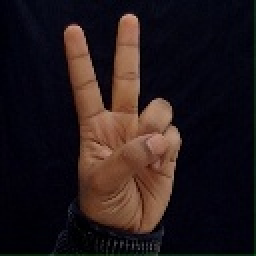
#> input picture backend/Input/2.jpg, 128 x 128 px (shown 2 times larger); its folder holds only this picture in this run
$ python gif_generator.py
#> lines starting #> are read from the running program, lines starting #| are printed output that depends on the picture
from PIL import Image, ImageEnhance
import imageio
import numpy as np
import os

INPUT_FOLDER = "Input"
OUTPUT_FOLDER = "../frontend/public/signs"

os.makedirs(OUTPUT_FOLDER, exist_ok=True)

def create_gif(image_path, output_path):
#> called with image_path = 'Input/2.jpg', output_path = '../frontend/public/signs/2.gif'
    img = Image.open(image_path).convert("RGBA")
    frames = []
    num_frames = 20

    for i in range(num_frames):
        frame = img.copy()

        # 🔥 Zoom effect
        scale = 1 + 0.05 * np.sin(i / 3)
        new_size = (
            int(frame.width * scale),
            int(frame.height * scale)
        )
        frame = frame.resize(new_size)

        # Center align
        canvas = Image.new("RGBA", img.size, (255, 255, 255, 0))
        x = (canvas.width - frame.width) // 2
        y = (canvas.height - frame.height) // 2
        canvas.paste(frame, (x, y), frame)
        frame = canvas

        # 🔥 Rotation
        angle = 2 * np.sin(i / 4)
        frame = frame.rotate(angle)

        # 🔥 Brightness
        enhancer = ImageEnhance.Brightness(frame)
        frame = enhancer.enhance(1 + 0.1 * np.sin(i / 2))

        # 🔥 Micro movement
        shift_x = int(3 * np.sin(i))
        shift_y = int(2 * np.cos(i))

        shifted = Image.new("RGBA", frame.size, (255, 255, 255, 0))
        shifted.paste(frame, (shift_x, shift_y), frame)

        frames.append(shifted)
#> this loop made 20 passes
#> pass 2, in create_gif, `frame = canvas`:
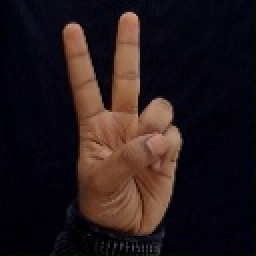
#> frame: PIL image 128x128 RGBA (shown 2 times larger); mean R, G, B, A 36, 24.8, 26.6, 255
#> after the loop:
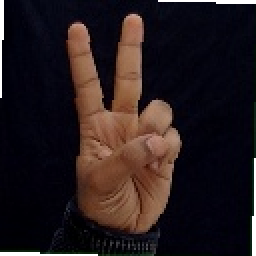
#> frame: PIL image 128x128 RGBA (shown 2 times larger); mean R, G, B, A 34, 23.4, 25.1, 250.7; transparent parts drawn white
#> after the loop:
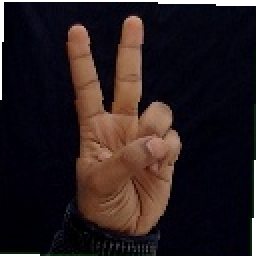
#> shifted: PIL image 128x128 RGBA (shown 2 times larger); mean R, G, B, A 39.5, 28.8, 30.6, 249.5; transparent parts drawn white
#> after the loop, frames = 20 items

    imageio.mimsave(output_path, frames, duration=0.08)

    print(f"✅ Created: {output_path}")


# 🚀 PROCESS ALL IMAGES
for file in os.listdir(INPUT_FOLDER):
    if file.endswith(".png") or file.endswith(".jpg"):
        name = os.path.splitext(file)[0].lower()

        input_path = os.path.join(INPUT_FOLDER, file)
        output_path = os.path.join(OUTPUT_FOLDER, f"{name}.gif")

        create_gif(input_path, output_path)

print("🔥 ALL GIFS GENERATED SUCCESSFULLY!")

$ run again, on backend/Input/6.jpg
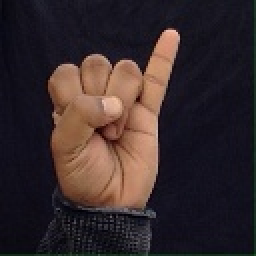
#> input picture backend/Input/6.jpg, 128 x 128 px (shown 2 times larger)
#> after the loop in create_gif, `for i in range(num_frames):`:
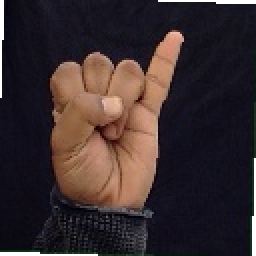
#> frame: PIL image 128x128 RGBA (shown 2 times larger); mean R, G, B, A 53.4, 40.8, 42.4, 250.7; transparent parts drawn white
#> after the loop in create_gif, `for i in range(num_frames):`:
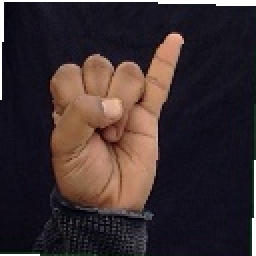
#> shifted: PIL image 128x128 RGBA (shown 2 times larger); mean R, G, B, A 58.8, 46.1, 47.7, 249.5; transparent parts drawn white
#> after the loop in create_gif, `for i in range(num_frames):`: frames = 20 items

$ run again, on backend/Input/7.jpg
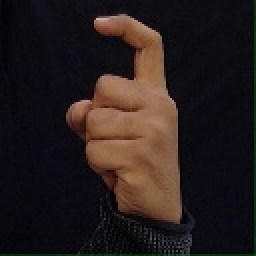
#> input picture backend/Input/7.jpg, 128 x 128 px (shown 2 times larger)
#> after the loop in create_gif, `for i in range(num_frames):`:
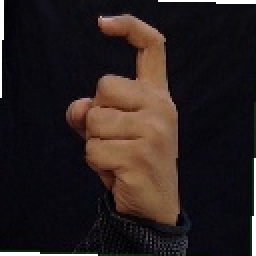
#> frame: PIL image 128x128 RGBA (shown 2 times larger); mean R, G, B, A 37.3, 27.9, 26.4, 250.7; transparent parts drawn white
#> after the loop in create_gif, `for i in range(num_frames):`:
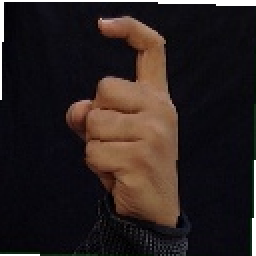
#> shifted: PIL image 128x128 RGBA (shown 2 times larger); mean R, G, B, A 42.7, 33.3, 31.8, 249.5; transparent parts drawn white
#> after the loop in create_gif, `for i in range(num_frames):`: frames = 20 items

$ run again, on backend/Input/8.jpg
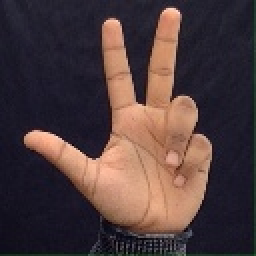
#> input picture backend/Input/8.jpg, 128 x 128 px (shown 2 times larger)
#> after the loop in create_gif, `for i in range(num_frames):`:
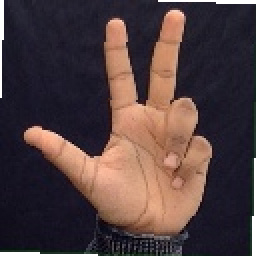
#> frame: PIL image 128x128 RGBA (shown 2 times larger); mean R, G, B, A 76.5, 58.6, 59, 250.7; transparent parts drawn white
#> after the loop in create_gif, `for i in range(num_frames):`:
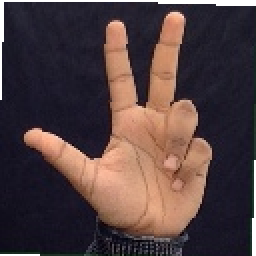
#> shifted: PIL image 128x128 RGBA (shown 2 times larger); mean R, G, B, A 81.9, 63.9, 64.3, 249.5; transparent parts drawn white
#> after the loop in create_gif, `for i in range(num_frames):`: frames = 20 items

$ run again, on backend/Input/3.jpg
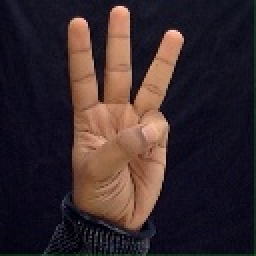
#> input picture backend/Input/3.jpg, 128 x 128 px (shown 2 times larger)
#> after the loop in create_gif, `for i in range(num_frames):`:
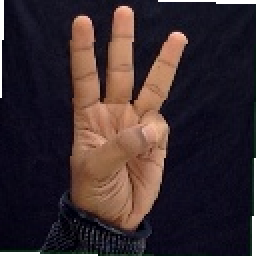
#> frame: PIL image 128x128 RGBA (shown 2 times larger); mean R, G, B, A 53.6, 39.7, 42.9, 250.7; transparent parts drawn white
#> after the loop in create_gif, `for i in range(num_frames):`:
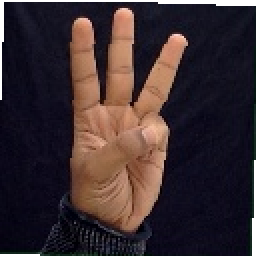
#> shifted: PIL image 128x128 RGBA (shown 2 times larger); mean R, G, B, A 59, 45, 48.3, 249.5; transparent parts drawn white
#> after the loop in create_gif, `for i in range(num_frames):`: frames = 20 items
